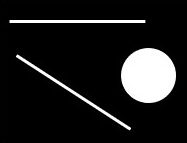
#> input picture opencv_learn/image/shape.jpg, 187 x 143 px, found by its file name
$ python demo_11.py
#> lines starting #> are read from the running program, lines starting #| are printed output that depends on the picture; after the words box and inside, x2 and y2 are one past the last pixel; in counts of white or black regions, pixels touching at a corner belong together
# -*- coding: utf-8 -*-
"""霍夫变换"""
"""
目标：
1.理解霍夫变换的实现
2.分别使用霍夫线变换和圆变换检测图像中的直线和圆
3.OpenCV函数：cv2.HoughLines(), cv2.HoughLinesP(), cv2.HoughCircles()

"""
import cv2
import matplotlib.pyplot as plt

import numpy as np
from functools import reduce
import random


# 霍夫直线变换
def f1():
    #1.加载图片，转为二值化
    img = cv2.imread(r'E:\pycharmproject\pythonlearn\image\shape.jpg')
#> img is the input picture: shape (143, 187, 3); min 0, max 255, mean 30.5
    drawing = np.zeros(img.shape[:], dtype=np.uint8)
    drawing2 = np.zeros(img.shape[:], dtype=np.uint8)
    drawing3 = np.zeros(img.shape[:], dtype=np.uint8)
    gray = cv2.cvtColor(img, cv2.COLOR_BGR2GRAY)
    edges = cv2.Canny(gray, 50, 150)
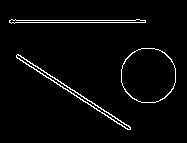
#> edges: shape (143, 187); 3.2% white in thin lines or dots, all inside (x1, y1, x2, y2) = (9, 19, 176, 130)

    #2.霍夫直线变换
    # 参数1：要检测的二值图（一般是阈值分割或边缘检测后的图）
    # 参数2：距离r的精度，值越大，考虑越多的线
    # 参数3：角度θ的精度，值越小，考虑越多的线
    # 参数4：累加数阈值，值越小，考虑越多的
    lines=cv2.HoughLines(edges,0.8,np.pi/180,90)
#> lines = [[21.6, 1.57], [20, 1.57], [36, 2.15], [39.2, 2.15]]

    #3.1将检测的线画出来（注意是极坐标的哦）

    for line in lines:
        rho,theta=line[0]
        a=np.cos(theta)
        b=np.sin(theta)
        x0=a*rho
        y0=b*rho

        x1=int(x0+1000*(-b))
        y1=int(y0+1000*(a))
        x2=int(x0-1000*(-b))
        y2=int(y0-1000*(a))

        cv2.line(drawing,(x1,y1),(x2,y2),(0,0,255))
#> this loop made 4 passes
#> (rho, theta, a, b, x0, y0, x1, y1) on passes 1 to 4: (21.6, 1.57, -4.37e-08, 1, -9.44e-07, 21.6, -1000, 21), (20, 1.57, -4.37e-08, 1, -8.74e-07, 20, -1000, 19), (36, 2.15, -0.545, 0.839, -19.61, 30.19, -858, -514), (39.2, 2.15, -0.545, 0.839, -21.35, 32.88, -860, -511)
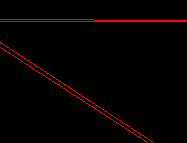
#> drawing: shape (143, 187, 3); mean of channels 0, 1, 2 0, 0, 6.4; drawn as B, G, R


    #3.2统计概率霍夫直线变换

    lines2=cv2.HoughLinesP(edges,0.8,np.pi/180,90,minLineLength=50,maxLineGap=10)
#> lines2 = [[9, 20, 145, 20], [9, 22, 145, 22], [17, 54, 130, 127], [16, 57, 127, 129]]
    for l in lines2:
        x1,y1,x2,y2=l[0]
        cv2.line(drawing2,(x1,y1),(x2,y2),(0,255,0),1,lineType=cv2.LINE_AA)
#> this loop made 4 passes
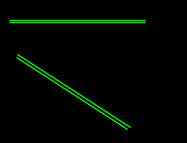
#> drawing2: shape (143, 187, 3); mean of channels 0, 1, 2 0, 6.7, 0; drawn as B, G, R


    #霍夫圆变换
    # 参数2：变换方法，一般使用霍夫梯度法，详情：HoughModes
    # 参数3 dp = 1：表示霍夫梯度法中累加器图像的分辨率与原图一致
    # 参数4：两个不同圆圆心的最短距离
    # 参数5：param2跟霍夫直线变换中的累加数阈值一样
    circles=cv2.HoughCircles(edges,cv2.HOUGH_GRADIENT,1,20,param2=30)
#> circles = [[146.5, 72.5, 25.7]]
    circles=np.int0(np.around(circles))
#> circles = [[146, 72, 26]]

    for i in circles[0,:]:
        cv2.circle(drawing3,(i[0],i[1]),i[2],(0,255,0),2)#画出外圆
        cv2.circle(drawing3,(i[0],i[1]),2,(255,0,0),3)#画出圆心
#> this loop made 1 pass
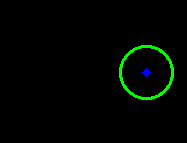
#> drawing3: shape (143, 187, 3); mean of channels 0, 1, 2 0.4, 4.6, 0; drawn as B, G, R


    cv2.imshow("temp", np.hstack((img,drawing,drawing2,drawing3)))
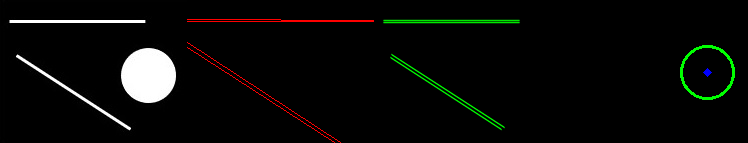
#> window 'temp': shape (143, 748, 3); mean B, G, R 7.7, 10.5, 9.2
    cv2.waitKey(0)


if __name__ == "__main__":
    f1()
